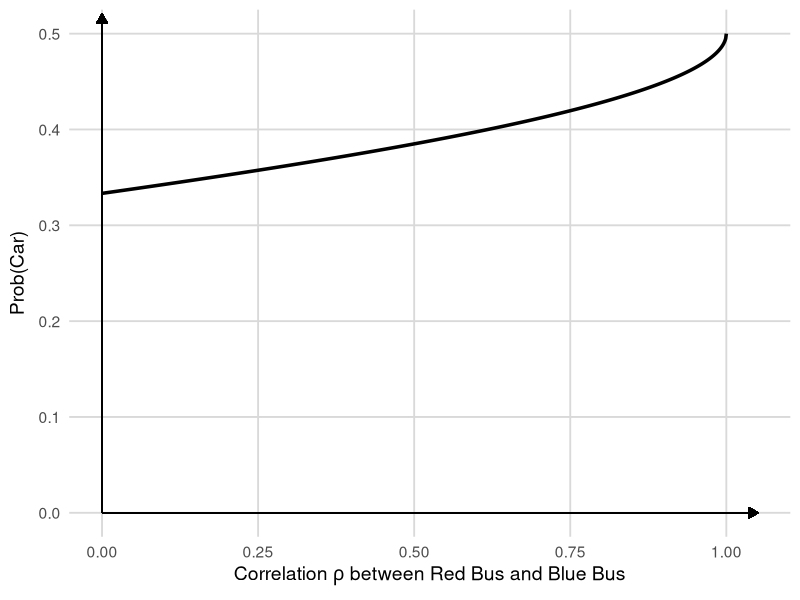

Reproduce this figure in R.
# Load necessary package
library(mvtnorm)

# Set up grid of rho values
rho_vals <- seq(0, 1, by = 0.001)

# Function to compute choice probability for car
compute_car_prob <- function(rho) {
  # Define mean vector for utility differences
  mean_vec <- c(0, 0)  # Since utilities are purely random
  
  # Covariance matrix for utility differences:
  # Define V1 = ε_RedBus - ε_Car
  #       V2 = ε_BlueBus - ε_Car
  # So,
  # Var(V1) = Var(ε_RedBus) + Var(ε_Car) = 1 + 1 = 2
  # Var(V2) = Var(ε_BlueBus) + Var(ε_Car) = 1 + 1 = 2
  # Cov(V1, V2) = Cov(ε_RedBus, ε_BlueBus) + Cov(ε_Car, ε_Car) = rho + 1 = rho + 1
  
  sigma_mat <- matrix(c(2, rho + 1,
                        rho + 1, 2), nrow = 2)
  
  # We compute: P(ε_Car > ε_RedBus and ε_Car > ε_BlueBus)
  # == P(ε_RedBus - ε_Car < 0 and ε_BlueBus - ε_Car < 0)
  # == P(V1 < 0, V2 < 0) = CDF of bivariate normal at (0,0)
  prob <- pmvnorm(upper = c(0, 0), mean = mean_vec, sigma = sigma_mat)
  
  return(as.numeric(prob))
}

# Apply the function to each rho
results <- data.frame(
  rho = rho_vals,
  car_prob = sapply(rho_vals, compute_car_prob)
)



# graphics ----------------------------------------------------------------

library(ggplot2)

ggplot(results, aes(x = rho, y = car_prob)) +
  geom_line(color = "black", size = 1.2) +
  scale_x_continuous(
    name = expression("Correlation" ~ rho ~ "between Red Bus and Blue Bus"),
    breaks = seq(0, 1, by = 0.25)
  ) +
  scale_y_continuous(
    name = expression("Prob(Car)"),
    limits = c(0, 0.5),
    breaks = seq(0, 1, by = 0.1)
  ) +
  theme_minimal(base_size = 14) +
  theme(
    plot.title = element_blank(),
    axis.title = element_text(face = "bold"),
    panel.grid.major = element_line(color = "gray85"),
    panel.grid.minor = element_blank(),
  ) +
  geom_segment(x = 0, y = 0, xend = 0, yend = 0.52, 
             arrow = arrow(length = unit(0.25, "cm"), type = "closed"),
             color = "black") +
  geom_segment(aes(x = 0, y = 0, xend = 1.05, yend = 0), 
               arrow = arrow(length = unit(0.25, "cm"), type = "closed"),
               color = "black")

